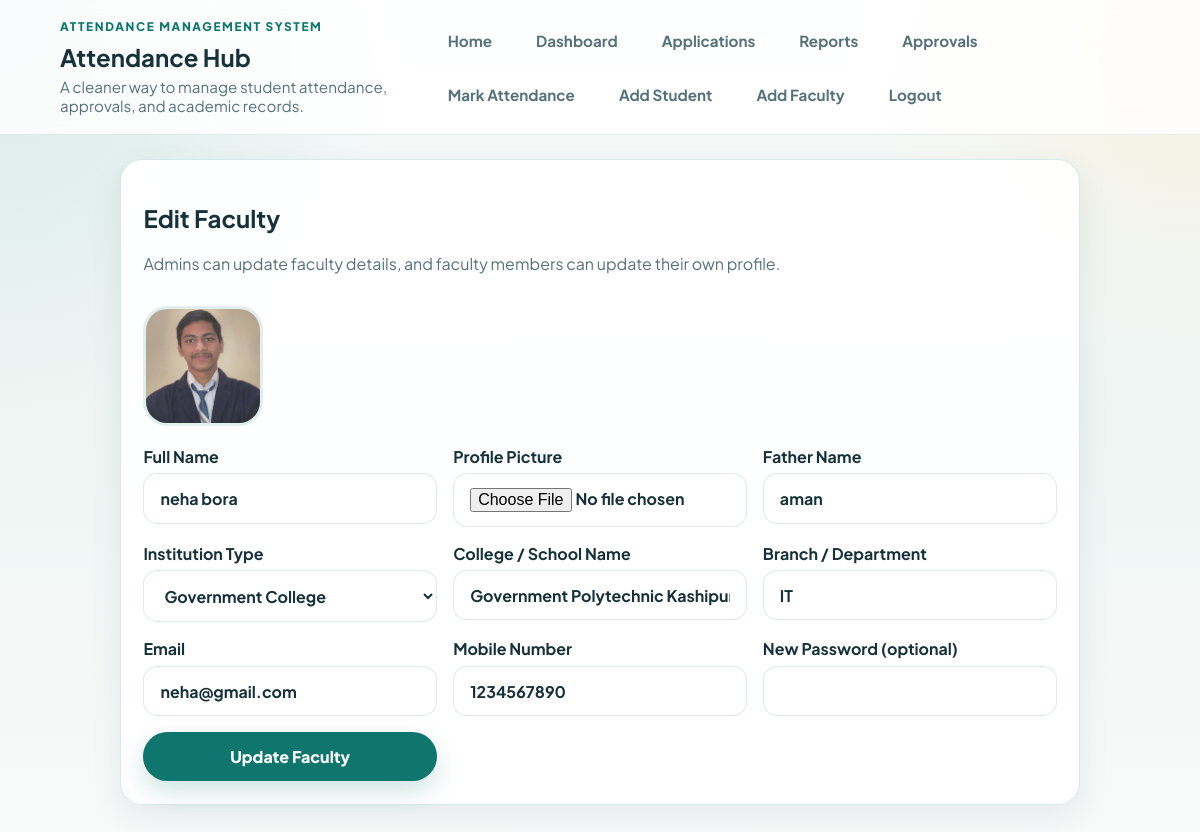
/faculty/6/edit (signed in), run on the app's committed database.
### tables this page shows
CREATE TABLE users (
    id INTEGER PRIMARY KEY AUTOINCREMENT,
    role TEXT NOT NULL CHECK (role IN ('admin', 'faculty', 'student')),
    roll_number TEXT UNIQUE,
    registration_number TEXT UNIQUE,
    full_name TEXT NOT NULL,
    father_name TEXT,
    branch TEXT,
    semester TEXT,
    year TEXT,
    dob TEXT,
    mobile_number TEXT UNIQUE,
    gmail TEXT,
    email TEXT,
    password_hash TEXT NOT NULL,
    is_mobile_verified INTEGER NOT NULL DEFAULT 0,
    created_by INTEGER,
    created_at TEXT NOT NULL DEFAULT CURRENT_TIMESTAMP, class_roll_number TEXT, institution_type TEXT, institution_name TEXT, profile_picture TEXT,
    FOREIGN KEY(created_by) REFERENCES users(id)
);

### attendance_app/routes.py (the view, shortened to what this page needs)
@bp.route("/faculty/<int:user_id>/edit", methods=["GET", "POST"])
@login_required("admin", "faculty")
def edit_faculty(user_id):
    db = get_db()
    faculty = db.execute("SELECT * FROM users WHERE id = ? AND role = 'faculty'", (user_id,)).fetchone()
    if not faculty:
        flash("Faculty not found.", "error")
        return redirect(url_for("main.dashboard"))
    viewer = current_user()
    if viewer["role"] != "admin" and viewer["id"] != faculty["id"]:
        flash("Only admin can edit other faculty accounts.", "error")
        return redirect(url_for("main.dashboard"))
    return render_template("edit_faculty.html", faculty=faculty)

### attendance_app/auth.py (called while the page is built)
def current_user():
    user_id = session.get("user_id")
    if not user_id:
        return None
    return get_db().execute("SELECT * FROM users WHERE id = ?", (user_id,)).fetchone()

def login_required(*roles):
    def decorator(view):
        @wraps(view)
        def wrapped(*args, **kwargs):
            user = current_user()
            if user is None:
                flash("Please login first.", "error")
                return redirect(url_for("main.login"))
            if roles and user["role"] not in roles:
                flash("You do not have access to this page.", "error")
                return redirect(url_for("main.dashboard"))
            return view(*args, **kwargs)
        return wrapped
    return decorator

### attendance_app/database.py (called while the page is built)
def get_db():
    if "db" not in g:
        db_path = Path(current_app.root_path).parent / current_app.config["DATABASE"]
        g.db = sqlite3.connect(db_path)
        g.db.row_factory = sqlite3.Row
    return g.db

### attendance_app/routes.py (called while the page is built)
def semester_filter_options():
    return [{"value": value, "label": label} for value, label, _ in YEAR_SEMESTER_FILTERS]

@bp.context_processor
def inject_globals():
    user = current_user()
    pending_count = len(pending_requests_for_user(user)) if user and user["role"] in {"admin", "faculty"} else 0
    return {
        "current_user": user,
        "today": today_iso(),
        "min_date": one_year_ago_iso(),
        "institution_options": INSTITUTION_OPTIONS,
        "school_college_types": list(SCHOOL_COLLEGE_TYPES),
        "year_semester_filters": semester_filter_options(),
        "pending_count": pending_count,
    }

### attendance_app/utils.py (called while the page is built)
def today_iso():
    return date.today().isoformat()

def one_year_ago_iso():
    return (date.today() - timedelta(days=365)).isoformat()

### attendance_app/templates/edit_faculty.html (shortened to what this page needs)
{% extends "base.html" %}
{% block content %}
<section class="card form-card">
    <h2>Edit Faculty</h2>
    <p class="muted">Admins can update faculty details, and faculty members can update their own profile.</p>
    {% if faculty['profile_picture'] %}
        <img class="profile-photo" src="{{ url_for('main.profile_picture', filename=faculty['profile_picture']) }}" alt="Faculty profile picture">
    {% endif %}
    <form method="post" enctype="multipart/form-data" class="grid-form">
        <label>Full Name<input type="text" name="full_name" value="{{ faculty['full_name'] }}" required></label>
        <label>Profile Picture<input type="file" name="profile_picture" accept=".jpg,.jpeg,.png"></label>
        <label>Father Name<input type="text" name="father_name" value="{{ faculty['father_name'] }}"></label>
        <label>
            Institution Type
            <select name="institution_type" id="edit-faculty-institution-type" required>
                {% for value, label in institution_options %}
                    <option value="{{ value }}" {% if faculty['institution_type'] == value %}selected{% endif %}>{{ label }}</option>
                {% endfor %}
            </select>
        </label>
        <label id="edit-faculty-institution-name-group">College / School Name<input type="text" name="institution_name" id="edit-faculty-institution-name" value="{{ faculty['institution_name'] }}"></label>
        <label>Branch / Department<input type="text" name="branch" value="{{ faculty['branch'] }}" required></label>
        <label>Email<input type="email" name="email" value="{{ faculty['email'] }}" required></label>
        <label>Mobile Number<input type="text" name="mobile_number" maxlength="10" value="{{ faculty['mobile_number'] }}" required></label>
        <label>New Password (optional)<input type="password" name="password"></label>
        <button class="btn primary" type="submit">Update Faculty</button>
    </form>
</section>
{% endblock %}

### attendance_app/static/style.css (style rules this page uses)
:root { --bg: #f4f7f4; --bg-accent: #e7f7f4; --surface: rgba(255, 255, 255, 0.94); --surface-strong: #ffffff; --surface-soft: #edf6f4; --text: #17313a; --muted: #56717a; --primary: #0f766e; --primary-dark: #0a5c56; --primary-soft: #d9f3ef; --accent: #f59e0b; --accent-soft: #fff3dc; --success: #177245; --error: #b42318; --border: rgba(15, 118, 110, 0.16); --shadow: 0 20px 60px rgba(23, 49, 58, 0.12); --shadow-soft: 0 12px 32px rgba(23, 49, 58, 0.08); --radius-xl: 30px; --radius-lg: 22px; --radius-md: 16px; }
* { box-sizing: border-box; }
html { scroll-behavior: smooth; scroll-padding-top: 110px; }
body { margin: 0; min-height: 100vh; overflow-x: hidden; font-family: "Plus Jakarta Sans", "Segoe UI", Tahoma, Geneva, Verdana, sans-serif; color: var(--text); background: radial-gradient(circle at top left, rgba(15, 118, 110, 0.14), transparent 28%), radial-gradient(circle at top right, rgba(245, 158, 11, 0.12), transparent 24%), linear-gradient(180deg, #f8fcfb 0%, #eef5f3 48%, #f7fbfa 100%); }
img { max-width: 100%; }
.card { background: var(--surface); border: 1px solid var(--border); border-radius: var(--radius-lg); padding: 1.4rem; box-shadow: var(--shadow-soft); transition: transform 0.24s ease, box-shadow 0.24s ease, border-color 0.24s ease; }
.lead, .muted { color: var(--muted); }
.btn, .animated-btn { display: inline-flex; align-items: center; justify-content: center; border: 0; cursor: pointer; font: inherit; font-weight: 800; transition: transform 0.2s ease, box-shadow 0.2s ease, background 0.2s ease, color 0.2s ease; }
.btn { border-radius: 999px; padding: 0.88rem 1.25rem; }
.btn.primary { color: #fff; background: var(--primary); box-shadow: 0 10px 24px rgba(15, 118, 110, 0.2); }
.form-card { max-width: 960px; margin: 0 auto; }
.grid-form { display: grid; grid-template-columns: repeat(auto-fit, minmax(220px, 1fr)); gap: 1rem; }
label { display: flex; flex-direction: column; gap: 0.4rem; font-weight: 700; }
input, select, textarea, button { font: inherit; }
input, select, textarea { width: 100%; border: 1px solid rgba(15, 118, 110, 0.14); border-radius: 14px; padding: 0.86rem 1rem; color: var(--text); background: rgba(255, 255, 255, 0.95); transition: transform 0.2s ease, border-color 0.2s ease, box-shadow 0.2s ease, background 0.2s ease; }
.profile-photo { width: 120px; height: 120px; object-fit: cover; border-radius: 24px; border: 3px solid rgba(15, 118, 110, 0.12); margin: 1rem 0; }

### data on the page
users: profile_picture (picture), full_name "neha bora", father_name "aman", institution_type "Government College", institution_name "Government Polytechnic Kashipur", branch "IT", email "neha@gmail.com", mobile_number "1234567890"
